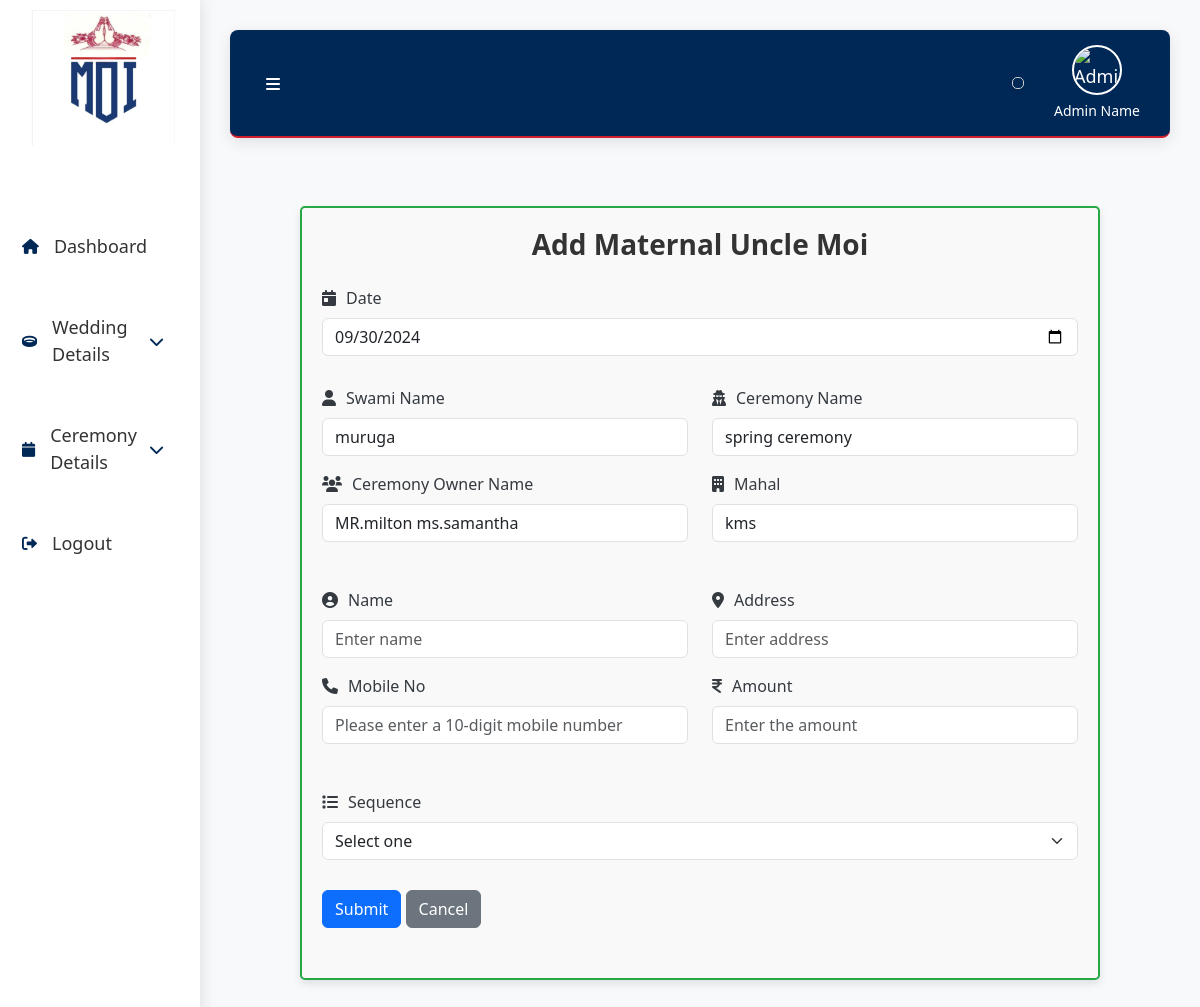
The page /uncle_ceremony.php on the database its author committed.
### tables this page shows
CREATE TABLE `ceremony` (
  `id` int(11) NOT NULL,
  `swaminame` varchar(225) NOT NULL,
  `date` date NOT NULL DEFAULT current_timestamp(),
  `ceremony` varchar(225) NOT NULL,
  `ceremonyowner` varchar(225) NOT NULL,
  `mahal` varchar(225) NOT NULL,
  `place` varchar(225) NOT NULL,
  `timing` time NOT NULL
);

### uncle_ceremony.php (the view, shortened to what this page needs)
<?php
include('db.php');
$sql = "SELECT * FROM ceremony ORDER BY id DESC LIMIT 1";
$result = $con->query($sql);
?>
<!DOCTYPE html>
<html lang="en">
<head>
    <link rel="stylesheet" href="https://cdnjs.cloudflare.com/ajax/libs/font-awesome/6.0.0-beta3/css/all.min.css">
    <link rel="stylesheet" href="https://cdnjs.cloudflare.com/ajax/libs/bootstrap/5.3.0/css/bootstrap.min.css">
</head>
<body>
<div class="sidebar">
        <div class="logo">
            <img src="asset/image/img/e11b7541-268d-43bd-8658-22c2cb761d9d.jfif" alt="Logo">
        </div>
        <ul>
        <li><a href="dashboard.php" class="active"><i class="fa fa-home" aria-hidden="true"></i> <span class="trans" data-en="Dashboard">Dashboard</span></a></li>
            <li class="dropdown">
                <a href="#" id="weddingDetailsToggle"><i class="fa fa-ring"></i><span class="trans" data-en="Wedding Details">Wedding Details</span><i class="fa fa-chevron-down"></i></a>
            </li>
            <li class="dropdown">
                <a href="#" id="ceremonyDetailsToggle"><i class="fa fa-calendar"></i><span class="trans" data-en="Ceremony Details">Ceremony Details</span><i class="fa fa-chevron-down"></i></a>
            </li>
            <li><a href="logout.php"><i class="fas fa-sign-out-alt"></i> Logout</a></li>
        </ul>
    </div>
    <div class="main-content">
        <div class="header">
            <div class="header-left">
                <button class="toggle-btn" id="toggleBtn"><i class="fas fa-bars"></i></button>
             </div>
            <div class="header-right">
            <div id="google_translate_element"></div>
                <div class="admin-info">
                    <img src="https://cdn.vectorstock.com/i/500p/30/97/flat-business-man-user-profile-avatar-icon-vector-4333097.avif" alt="Admin Image" class="admin-image">
                    <div class="admin-name">Admin Name</div>
                </div>
            </div>
        </div>
<br><br>
<div class="container form-container">
<form action="uncle_submit.php" method="post">
            <div class="form-section">
                <div class="mb-3">
                <h2 class="mb-4">Add Maternal Uncle Moi</h2>
                    <label for="date" class="form-label"><i class="fas fa-calendar-day form-icon"></i>Date</label>
                    <input type="date" id="date" name="date" class="form-control" required>
                </div>
            </div>
            <?php if ($result->num_rows > 0): ?>
                <?php $row = $result->fetch_assoc(); ?>
                <div class="form-section">
                    <div class="row">
                        <div class="col-md-6">
                            <div class="mb-3">
                                <label for="swaminame" class="form-label"><i class="fas fa-user form-icon"></i>Swami Name</label>
                                <input type="text" id="swaminame" name="swaminame" class="form-control" value="<?php echo htmlspecialchars($row['swaminame']); ?>" required>
                            </div>
                        </div>
                        <div class="col-md-6">
                            <div class="mb-3">
                            <label for="ceremony"class="form-label"><i class="fa fa-user-secret" aria-hidden="true"></i>Ceremony Name</label>
                            <input type="text" id="ceremony" name="ceremony" class="form-control" value="<?php echo htmlspecialchars($row['ceremony']); ?>" readonly>
                            </div>
                        </div>
                        <div class="col-md-6">
                            <div class="mb-3">
                            <label for="ceremonyowner"class="form-label"><i class="fa fa-users" aria-hidden="true"></i>Ceremony Owner Name</label>
                            <input type="text" id="ceremonyowner" name="ceremonyowner"class="form-control" value="<?php echo htmlspecialchars($row['ceremonyowner']); ?>" readonly>
                            </div>
                        </div>
                        <div class="col-md-6">
                            <div class="mb-3">
                                <label for="mahal" class="form-label"><i class="fas fa-building form-icon"></i>Mahal</label>
                                <input type="text" id="mahal" name="mahal" class="form-control" value="<?php echo htmlspecialchars($row['mahal']); ?>" required>
                            </div>
                        </div>
                    </div>
                </div>
            <?php else: ?>
                <div class="alert alert-warning">No records found</div>
            <?php endif; ?>
            <div class="form-section">
                <div class="row">
                    <div class="col-md-6">
                        <div class="mb-3">
                            <label for="name" class="form-label"><i class="fas fa-user-circle form-icon"></i>Name</label>
                            <input type="text" id="name" name="name" class="form-control" placeholder="Enter name" required>
                        </div>
                    </div>
                    <div class="col-md-6">
                        <div class="mb-3">
                            <label for="address" class="form-label"><i class="fas fa-map-marker-alt form-icon"></i>Address</label>
                            <input type="text" id="address" name="address" class="form-control" placeholder="Enter address" required>
                        </div>
                    </div>
                    <div class="col-md-6">
                        <div class="mb-3">
                            <label for="mobile" class="form-label"><i class="fas fa-phone form-icon"></i>Mobile No</label>
                            <input type="tel" id="mobile" name="mobile" class="form-control" placeholder="Please enter a 10-digit mobile number" pattern="\d{10}" maxlength="10" required>
                        </div>
                    </div>
                    <div class="col-md-6">
                        <div class="mb-3">
                            <label for="amount" class="form-label"><i class="fa fa-inr" aria-hidden="true"></i>Amount</label>
                            <input type="number" id="amount" name="amount" class="form-control" placeholder="Enter the amount" required>
                        </div>
                    </div>
                </div>
            </div>
            <div class="form-section">
                <div class="mb-3">
                    <label for="sequence" class="form-label"><i class="fas fa-list form-icon"></i>Sequence</label>
                    <select id="sequence" name="sequence" class="form-select" required>
                        <option value="" disabled selected>Select one</option>
                    </select>
                </div>
            </div>
            <div class="form-section">
                <button type="submit" class="btn btn-primary"> Submit</button>
                <a href="dashboard.php" class="btn btn-secondary"> Cancel</a>
            </div>
        </form>
    </div>
</body>
</html>

### uncle_ceremony.php (style rules this page uses)
body { margin: 0; padding: 0; font-family: 'Segoe UI', Tahoma, Geneva, Verdana, sans-serif; background: #f8f9fa; color: #343a40; display: flex; height: 100vh; overflow: hidden; animation: fadeIn 1s ease-in-out; }
.sidebar { width: 200px; background-color: #ffffff; padding: 10px; display: flex; flex-direction: column; justify-content: space-between; position: fixed; height: 100vh; box-shadow: 2px 0 15px rgba(0, 0, 0, 0.1); transition: transform 0.3s ease-in-out; z-index: 1000; overflow-y: auto; }
.main-content { flex: 1; margin-left: 200px; padding: 30px; display: flex; flex-direction: column; overflow-y: auto; transition: margin-left 0.3s ease-in-out; animation: fadeInUp 0.7s ease-in-out; }
.sidebar i { color: #002856; }
.sidebar ul { list-style: none; padding: 0; margin: 0; flex: 1; display: flex; flex-direction: column; margin-top: 30px; }
.sidebar ul li { margin: 15px 0; position: relative; }
.sidebar ul li a { color: #333; text-decoration: none; display: flex; align-items: center; font-size: 18px; padding: 12px; border-radius: 8px; transition: background-color 0.3s ease, color 0.3s ease; }
.sidebar ul li i { margin-right: 15px; font-size: 15px; }
.header { background: linear-gradient(90deg, #002856, #002856); padding: 15px 30px; color: #FFFFFF; font-size: 18px; border-bottom: 2px solid #D21F2D; display: flex; align-items: center; justify-content: space-between; border-radius: 8px; box-shadow: 0 4px 15px rgba(0, 0, 0, 0.1); position: relative; }
.header .header-left { display: flex; align-items: center; flex: 1; }
.header .header-left .toggle-btn { background: none; border: none; color: #FFFFFF; font-size: 20px; cursor: pointer; margin-right: 20px; }
.header .header-right { display: flex; align-items: center; }
.admin-info { display: flex; flex-direction: column; align-items: center; color: #FFFFFF; margin-left: 20px; }
.admin-image { width: 50px; height: 50px; border-radius: 50%; object-fit: cover; border: 2px solid #FFFFFF; margin-bottom: 5px; }
.admin-name { font-size: 14px; color: #FFFFFF; }
.logo { display: flex; justify-content: center; margin-bottom: 30px; }
.logo img { width: 150px; height: auto; }
.form-section { margin-bottom: 30px; }
.form-container { margin: 20px auto; max-width: 800px; padding: 20px; border: 1px solid #ddd; border-radius: 5px; background-color: #f9f9f9; box-shadow: 0 4px 8px rgba(0, 0, 0, 0.1); }
.form-control, .form-select { max-width: 100%; }
i { font-size: 16px; margin-right: 10px; }
.form-container h2 { text-align: center; margin-bottom: 20px; font-size: 28px; color: #333; font-weight: 700; }
.form-container { border: 1px solid #ddd; }
.form-border-success { border: 2px solid #28a745; }
#google_translate_element { margin: 10px; padding: 5px; border: 1px solid #ccc; border-radius: 5px; background: linear-gradient(90deg, #002856, #002856); box-shadow: 0 2px 5px rgba(0, 0, 0, 0.1); font-family: Arial, sans-serif; text-align: center; }

### rows shown on the page
ceremony: swaminame "muruga", ceremony "spring ceremony", ceremonyowner "MR.milton ms.samantha", mahal "kms"
